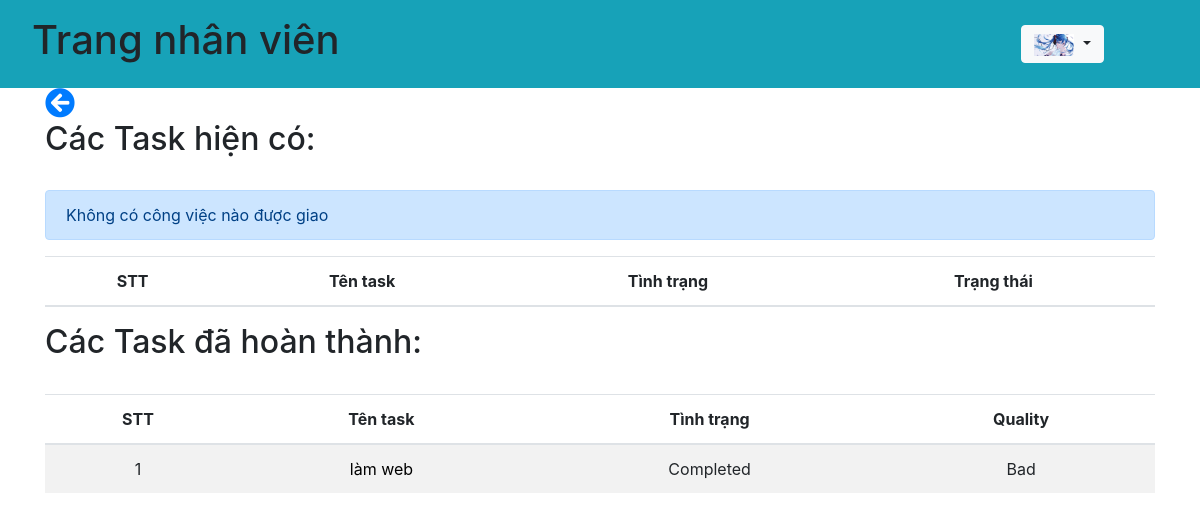
Page /api/taskNV.php (signed in) on the committed database.
### tables this page shows
CREATE TABLE `nhanvien` (
  `id` int(11) NOT NULL,
  `name` varchar(100) NOT NULL,
  `username` varchar(50) NOT NULL,
  `password` varchar(100) NOT NULL,
  `maPB` varchar(50) NOT NULL,
  `chucvu` varchar(100) NOT NULL,
  `image` varchar(50) NOT NULL,
  `tongngaynghi` int(11) NOT NULL,
  `duocnghi` int(11) NOT NULL,
  `status` int(11) NOT NULL,
  `cmnd` varchar(20) NOT NULL,
  `email` varchar(50) NOT NULL,
  `sdt` int(11) NOT NULL,
  `diachi` varchar(100) NOT NULL
);

CREATE TABLE `task` (
  `id` int(11) NOT NULL,
  `tenTask` varchar(100) NOT NULL,
  `descTask` varchar(100) NOT NULL,
  `nhanvien` varchar(100) NOT NULL,
  `maPB` varchar(50) NOT NULL,
  `deadline` date NOT NULL,
  `fileTask` varchar(100) NOT NULL,
  `status` varchar(100) NOT NULL,
  `quality` varchar(100) NOT NULL
);

### db.php (called while the page is built, shortened)
<?php
    function open_database(){
        $conn = mysqli_connect(host, username, password, db);
        return $conn;
    }
    function get_info_nhanvien($username){
        $conn = open_database();
        $sql = "SELECT * FROM nhanvien WHERE username = ?";
        $stmt = $conn->prepare($sql);
        $stmt->bind_param("s", $username);
        if(!$stmt->execute()){
            return array('code' => 1, 'message' =>'Cannot execute query');
        }
        $result = $stmt->get_result();
        $data = $result->fetch_assoc();
        return array('code' => 0, 'message' =>'', 'data' => $data);
    }
    function check_truong_phong($name, $maPB){
        $conn = open_database();
        $chucvu = "trưởng phòng";
        $sql = "select * from nhanvien where name = ? and maPB = ? and chucvu = ?";
        $stmt = $conn->prepare($sql);
        $stmt->bind_param('sss', $name, $maPB, $chucvu);
        if(!$stmt->execute()){
            return array('code'=>1, 'message'=>'cannot execute command');
        }
        $result = $stmt->get_result();
        if($result->num_rows == 0){
            return false;
        }
        return true;
    }
    function get_task_by_nhan_vien($name, $maPB){
        $conn = open_database();
        $sql = "select * from task where nhanvien = ? and maPB = ? and status !='Completed'";
        $stmt = $conn->prepare($sql);
        $stmt->bind_param('ss', $name, $maPB);
        if(!$stmt->execute()){
            return array('code'=>1, 'message'=>'cannot execute message');
        }
        $result = $stmt->get_result();
        if($result->num_rows == 0){
            return array('code'=>2, 'message'=>'Không có công việc nào được giao');
        }
        return array('code'=>0, 'message'=>'', 'data'=>$data);
    }
    function get_task_completed_by_nhanvien($name, $maPB, $status){
        $conn = open_database();
        $sql = "select * from task where nhanvien = ? and maPB = ? and status = ?";
        $stmt = $conn->prepare($sql);
        $stmt->bind_param('sss', $name, $maPB, $status);
        if(!$stmt->execute()){
            return array('code'=>1, 'message'=>'cannot execute message');
        }
        $result = $stmt->get_result();
        while ($row = $result->fetch_assoc()){
            $data[] = $row;
        }
        return array('code'=>0, 'message'=>'', 'data'=>$data);
    }
?>

### api/taskNV.php (the view, shortened to what this page needs)
<?php
    require_once('../db.php');
    $username = $_SESSION["username"];
    $result = get_info_nhanvien($username);
    if($result['code'] == 0){
        $data = $result['data'];
    }
?>
<!DOCTYPE html>
<html lang="en">
<head>
    <link rel="stylesheet" href="https://maxcdn.bootstrapcdn.com/bootstrap/4.5.2/css/bootstrap.min.css">
    <link rel="stylesheet" href="https://use.fontawesome.com/releases/v5.15.4/css/all.css">
</head>
<body>
    <nav class="navbar navbar-expand-sm bg-info justify-content-between">
        <div class="nav-item">
            <h1 class="nav-link">Trang nhân viên</h1>
        </div>
        <div class="nav-item">
            <div class="dropdown">
                <button type="button" class="btn btn-light dropdown-toggle" data-toggle="dropdown">
                <img src="<?= $data['image'] ?>" alt="Hinh dai dien" style="max-width: 40px;">
                </button>
            </div>
        </div>
    </nav>
    <?php
    if(check_truong_phong($data['name'], $data['maPB']) == false){
        $nameOfNv = $data['name'];
        $maPBOfNv = $data['maPB'];
        ?>
        <div class="container">
        <a style="text-decoreation: none;" href="../admin.php"><i class="fas fa-arrow-circle-left"></i></a>
        <h2>Các Task hiện có: </h2>
        <br>
        <div class="table-responsive">
            <table class="table table-lg table-striped text-center">
                <thead>
                <tr>
                    <th>STT</th>
                    <th>Tên task </th>
                    <th>Tình trạng</th>
                    <th>Trạng thái</th>
                </tr>
                </thead>
                <tbody>
                <?php
                    $stt = 1;
                    $resultList = get_task_by_nhan_vien($nameOfNv, $maPBOfNv);
                    if($resultList['code'] == 0){
                        $dataOfTask = $resultList['data'];
                        if(count($dataOfTask) > 0 && is_array($dataOfTask)){
                            foreach ($dataOfTask as $row1) {
                                ?>
                                <tr>
                                    <td><?=$stt?></td>
                                    <td><a style="text-decoration: none; color: black;" href="../chiTietTask.php?tenTask=<?=$row1['tenTask']?>"><?=$row1['tenTask']?></a></td>
                                    <td><?=$row1['status']?></td>
                                    <td>
                                        <?php
                                            if($row1['status'] == "New"){
                                                ?>
                                                    <form method="post">
                                                        <input type="hidden" name="nameTask" value="<?=$row1['tenTask']?>">
                                                        <input class="btn btn-primary" name="startDo" type="submit" value="Start">
                                                    </form>
                                                <?php
                                            }else{
                                                ?>
                                                    <p>No Thing To Do</p>
                                                <?php
                                            }
                                        ?>
                                    </td>
                                </tr>
                                <?php
                                $stt += 1;
                            }
                        }
                    }else{
                        ?>
                            <div class="alert alert-primary"><?php echo $resultList['message']?></div>
                        <?php
                    }
                ?>
                </tbody>
            </table>
        </div>
        <h2>Các Task đã hoàn thành: </h2>
        <br>
        <div class="table-responsive">
            <table class="table table-lg table-striped text-center">
                <thead>
                <tr>
                    <th>STT</th>
                    <th>Tên task </th>
                    <th>Tình trạng</th>
                    <th>Quality</th>
                </tr>
                </thead>
                <tbody>
                <?php
                    $stt = 1;
                    $resultList = get_task_completed_by_nhanvien($data['name'], $data['maPB'], "Completed");
                    if($resultList['code'] == 0){
                        $dataOfTask = $resultList['data'];
                        foreach ($dataOfTask as $row1) {
                            ?>
                            <tr>
                                <td><?=$stt?></td>
                                <td><a style="text-decoration: none; color: black;" href="../chiTietTask.php?tenTask=<?=$row1['tenTask']?>"><?=$row1['tenTask']?></a></td>
                                <td><?=$row1['status']?></td>
                                <td><?=$row1['quality']?></td>
                            </tr>
                            <?php
                            $stt += 1;
                        }
                    }else{
                        ?>
                            <div class="alert alert-primary"><?php echo $resultList['message']?></div>
                        <?php
                    }
                ?>
                </tbody>
            </table>
        </div>
        <?php
    }
    ?>
    </div>
</body>
</html>

### api/taskNV.php (style rules this page uses)
.nav-item .dropdown { margin-right: 80px; }
a i { font-size: 30px; }

### rows in the picture
nhanvien: image (picture)
task: tenTask "làm web", status "Completed", quality "Bad"

### other values in the picture
$resultList['message'] "Không có công việc nào được giao"
